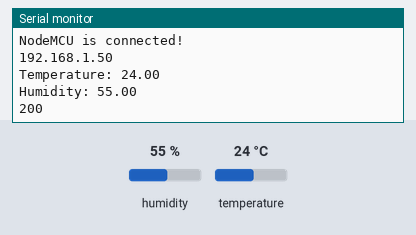
A sketch run on a simulated ESP8266 (NodeMCU). Shown: the last lines printed to the serial monitor. The inputs (shaded band) are chosen by the test bench; at power-on: humidity 55 %, temperature 24 °C. WiFi joins after 1.5 s; servers stay silent unless stated; web services answer with replies made up by the test bench.

Above: at 2.8 s.
2.9 s: humidity set to 22 %
At 6.21 s:
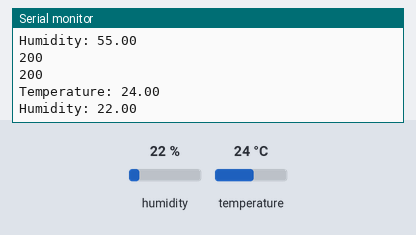
8.2 s: temperature set to 12 °C
At 9.3 s:
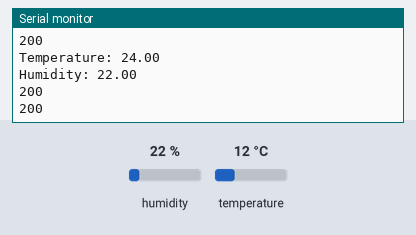
13.5 s: humidity set to 40 %
At 16.1 s:
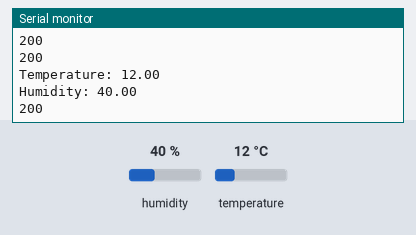
Timing chart, 0 to 17.6 s (numbered marks = the images above; inputs shaded):
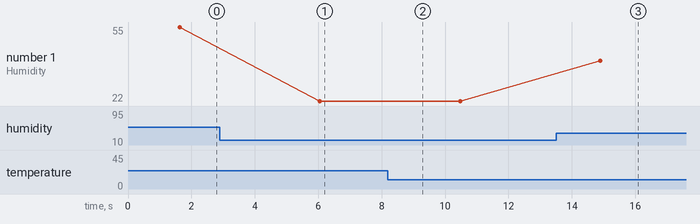

Measured:
- after the input at 2.9 s, the serial monitor: prints a new line after 3.2 s (image 1)
- after the input at 13.5 s, the serial monitor: prints a new line after 1.4 s (image 3)
- plotted number 1: 55 → 22 after the input at 2.9 s, 22 → 40 after the input at 13.5 s

The sketch:

HTTP-get-request-DHT.ino
```cpp
#include <ESP8266WiFi.h>
#include <DHT.h>
#include <ESP8266HTTPClient.h>

DHT dht(D5, DHT11);

String host = "api.thingspeak.com";
int httpPort = 80;
String apiKey = "NNDIZZW7HU5FWMQR";

WiFiClient client;
HTTPClient http;

void setup()
{
  Serial.begin(9600);
  WiFi.begin("VIRUS", "12345678");

  while (WiFi.status() != WL_CONNECTED)
  {
    delay(200);
    Serial.print("..");
  }

  Serial.println();
  Serial.println("NodeMCU is connected!");
  Serial.println(WiFi.localIP());
  dht.begin();
}

void loop()
{
  float h = dht.readHumidity();
  float t = dht.readTemperature();
  Serial.println("Temperature: " + String(t));
  Serial.println("Humidity: " + String(h));

  String url1 = "/update?api_key=" + apiKey + "&field1=" + String(t);
  http.begin(client, host, httpPort, url1);
  int httpCode = http.GET();
  Serial.println(httpCode);
  http.end();
  delay(2000);

  String url2 = "/update?api_key=" + apiKey + "&field2=" + String(h);
  http.begin(client, host, httpPort, url2);
  httpCode = http.GET();
  Serial.println(httpCode);
  http.end();
  delay(2000);
}
```
